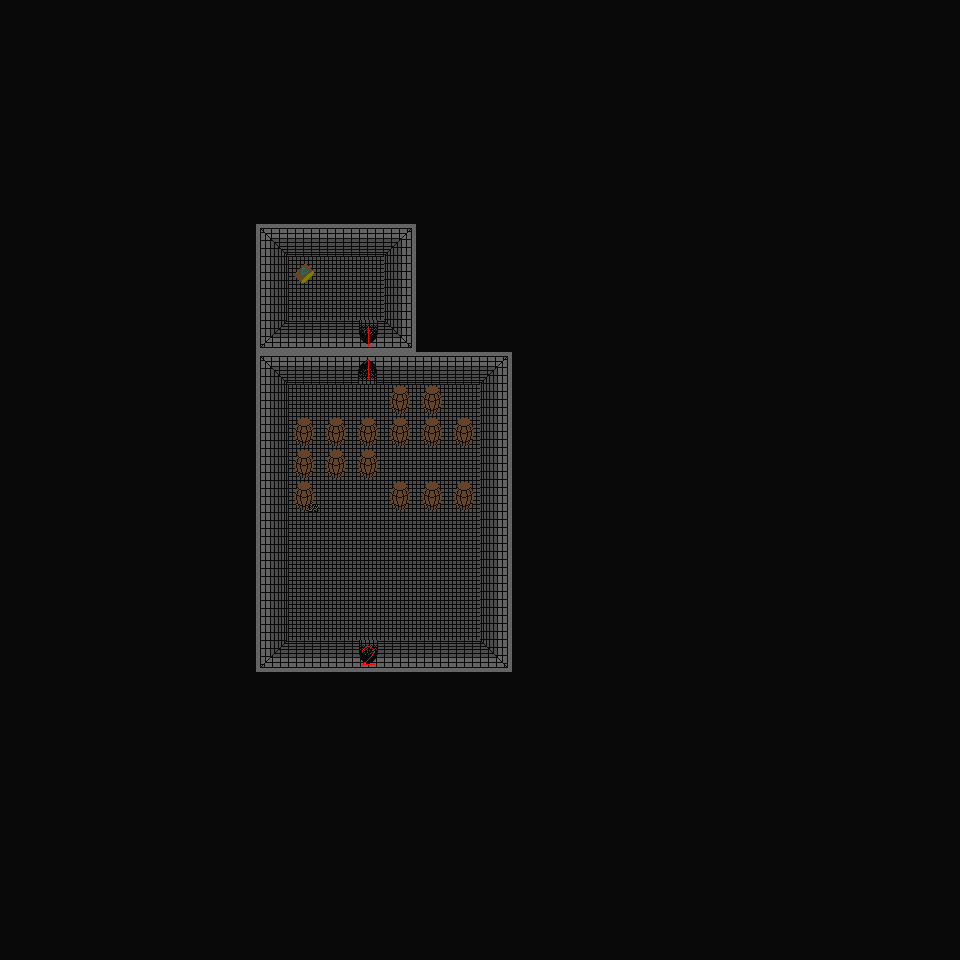

Rendered tile map (Tiled .tmx) drawn with the repository's tilesets; below, a short description and the map source with its tile grids summarised:
An orthogonal 30x30 tile map with 32x32 px tiles, 2 tile layers (Map, Objects).

<map version="1.0" orientation="orthogonal" width="30" height="30" tilewidth="32" tileheight="32">
 <tileset firstgid="1" source="../../../Resources/Tilesets/tiles.tsx" />
 <layer name="Map" width="30" height="30">
  <data>[900 cells, 900 non-empty, 12 distinct tile ids]</data>
 </layer>
 <layer name="Objects" width="30" height="30">
  <data>[900 cells, 19 non-empty, 5 distinct tile ids]</data>
 </layer>
</map>
